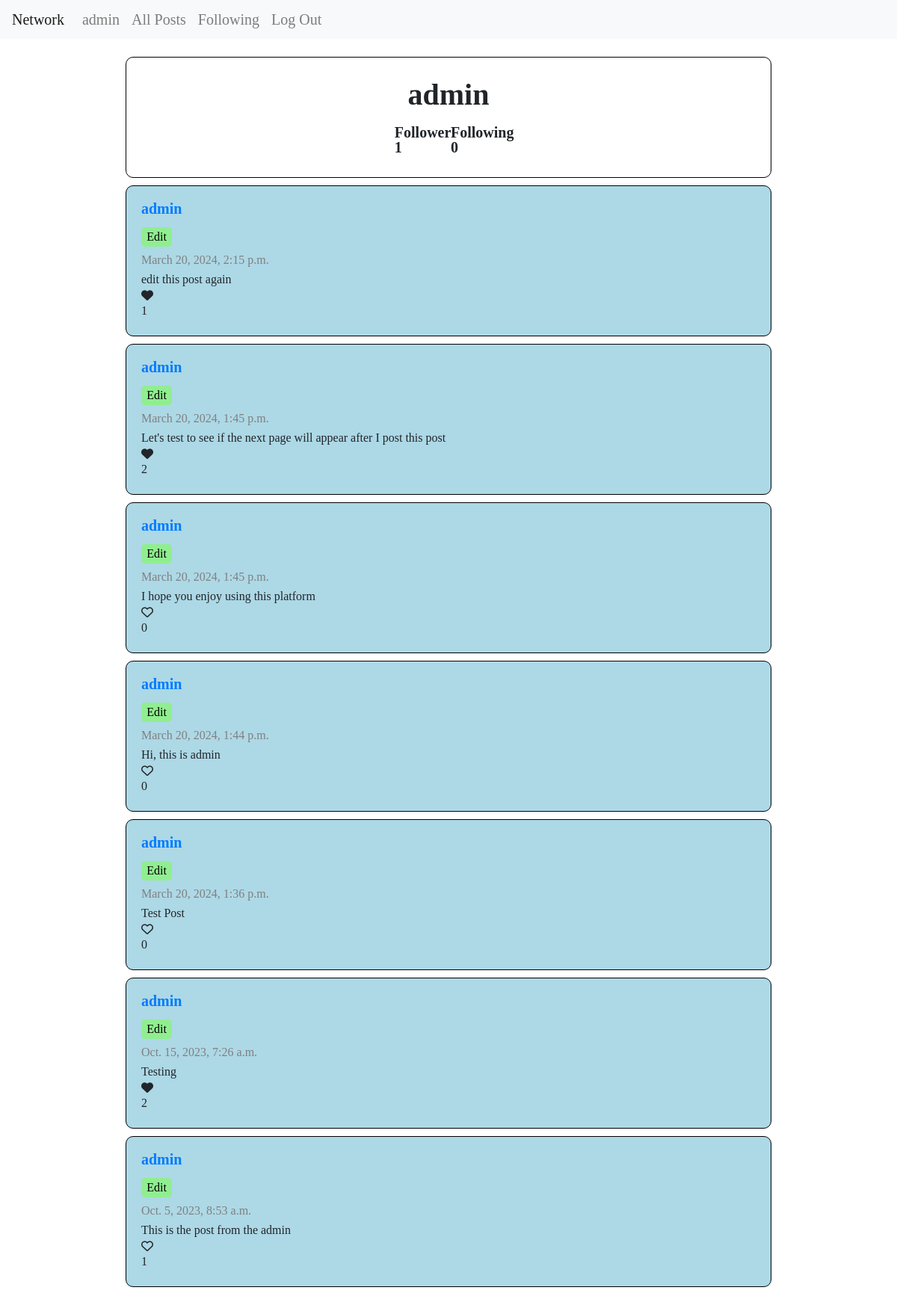
/profile/2 (signed in), run on the app's committed database.
### network/models.py (models this page shows, shortened)
class User(AbstractUser):
    id = models.AutoField(primary_key=True)
    follower = models.ManyToManyField("User", related_name="your_following", blank=True)
    following = models.ManyToManyField("User", related_name="your_follower", blank=True)
    post = models.ManyToManyField("Post", related_name="poster", blank=True)

class Post(models.Model):
    id = models.AutoField(primary_key=True)
    user = models.ForeignKey("User", related_name="post_creator", on_delete=models.CASCADE , blank=True, null=True)
    text = models.TextField(blank=True)
    time = models.DateTimeField(auto_now_add=True)
    like = models.ManyToManyField("User", related_name="liker", null=True, blank=True)

### network/views.py (the view)
# urls.py: path("profile/<int:id>", views.profile, name="profile"),
def profile(request, id):
    profile = User.objects.get(id=id)
    posts = Post.objects.order_by("-time").filter(user=id)
    paginator = Paginator(posts, 10)
    page_number = request.GET.get('page')
    venues = paginator.get_page(page_number)
    return render(request, "network/profile.html", {"profile": profile , "venues": venues})

### network/templates/network/profile.html (shortened to what this page needs)
{% extends "network/layout.html" %}
{% load static %}
{% block body %}
  <main id="main">
    <div id="info">
      <h1 id="username">{{ profile.username }}</h1>
      <div id="followContainer">
        <h2 class="follow" id="follower_status">Follower {{ profile.follower.count }}</h2>
        <h2 class="follow" id="following_status">Following {{ profile.following.count }}</h2>
      </div>
    </div>
    <div id="display" data-info="{{profile.id}}|{{user.id}}">
      {% if venues %}
          {% include "network/display.html" %}
      {% else %}
          <h1 id="message">You haven't post anything</h1>
      {% endif %}
    </div>
  </main>
{% endblock %}

### network/templates/network/layout.html (shortened to what this page needs)
{% load static %}
<!DOCTYPE html>
<html lang="en">
  <head>
    <link
      rel="stylesheet"
      href="https://stackpath.bootstrapcdn.com/bootstrap/4.4.1/css/bootstrap.min.css"
    />
    <link href="{% static 'network/styles.css' %}" rel="stylesheet" />
  </head>
  <body>
    <nav class="navbar navbar-expand-lg navbar-light bg-light">
      <a class="navbar-brand" id="nav-title" href="{% url 'index' %}">Network</a>
      <div>
        <ul class="navbar-nav mr-auto">
          {% if user.is_authenticated %}
          <li class="nav-item">
            <a class="nav-link" id="nav-title" href="{% url 'profile' id=user.id %}"
              ><strong>{{ user.username }}</strong></a
            >
          </li>
          {% endif %}
          <li class="nav-item">
            <a class="nav-link" id="nav-title" href="{% url 'index' %}" id="allPost"
              >All Posts</a
            >
          </li>
          {% if user.is_authenticated %}
          <li class="nav-item">
            <a class="nav-link" id="nav-title" href="{% url 'following' %}" id="following"
              >Following</a
            >
          </li>
          <li class="nav-item">
            <a class="nav-link" id="nav-title" href="{% url 'logout' %}">Log Out</a>
          </li>
          {% endif %}
        </ul>
      </div>
    </nav>
    <div class="body">{% block body %} {% endblock %}</div>
  </body>
</html>

### network/templates/network/display.html
{% for post in venues %}
  <div class="post" id="{{ post.id }}">
    {% if user.is_authenticated %}
      <a href="/profile/{{ post.user_id }}" class="post-header">{{ post.user }}</a>
    {% else %}
      <h3 class="post-header">{{ post.user }}</h3>
    {% endif %}
    {% if user.is_authenticated and post.user == user %}
      <button class="edit-button post-element" id="post-button-{{ post.id }}" data-edit-id="{{ post.id }}">Edit</button>
    {% endif %}
    <p class="post-element post-time" id="post-time-{{ post.id }}">{{ post.time }}</p>
    <p class="post-element" id="post-text-{{ post.id }}">{{ post.text }}</p>
    <i id="like-button-{{ post.id }}" data-like-id="{{ user.id }}|{{ post.id }}"
      class="{% if user in post.like.all %}fa-solid fa-heart{% else %}fa-regular fa-heart{% endif %} like-button"
    >
    </i>
    <p id="like-count-{{ post.id }}" class="post-element">{{ post.like.count }} </p>
  </div>
{% endfor %}

### network/static/network/styles.css (style rules this page uses)
html, body, div, span, applet, object, iframe, h1, h2, h3, h4, h5, h6, p, blockquote, pre, a, abbr, acronym, address, big, cite, code, del, dfn, em, img, ins, kbd, q, s, samp, small, strike, strong, sub, sup, tt, var, b, u, i, center, dl, dt, dd, ol, ul, li, fieldset, form, label, legend, table, caption, tbody, tfoot, thead, tr, th, td, article, aside, canvas, details, embed, figure, figcaption, footer, header, hgroup, menu, nav, output, ruby, section, summary, time, mark, audio, video { margin: 0; padding: 0; border: 0; font-size: 100%; font: inherit; vertical-align: baseline; }
article, aside, details, figcaption, figure, footer, header, hgroup, menu, nav, section { display: block; }
body { line-height: 1; }
ol, ul { list-style: none; }
#nav-title { font-size: 20px; }
#main { padding: 2%; margin: 0 auto; display: flex; flex-direction: column; align-items: center; }
#display { display: flex; flex-direction: column; align-items: center; width: 100%; height: auto; }
.post { border: 1px solid black; background-color: lightblue; border-radius: 10px; margin-bottom: 10px; width: 75%; height: 100%; padding: 20px; display: flex; flex-direction: column; }
.post-header { font-size: 20px; font-weight: bold; margin-bottom: 15px; }
.post-element { padding: 5px 0; }
.edit-button { width: 5%; border-radius: 5px; border: none; background-color: lightgreen; margin-bottom: 5px; }
.post-time { color: gray; }
#info { border: 1px solid black; border-radius: 10px; width: 75%; height: auto; padding: 20px; margin-bottom: 10px; display: flex; flex-direction: column; align-items: center; }
#info #username { font-weight: bold; font-size: 40px; padding: 10px; }
#info #followContainer { width: 20%; height: auto; padding: 10px; display: flex; flex-direction: row; justify-content: space-around; }
#followContainer .follow { font-size: 20px; font-weight: bold; }

### data on the page
User: username "admin", follower.count "1", following.count "0"
Post: user "admin", time "March 20, 2024, 2:15 p.m.", text "edit this post again", like.count "1"
Post: user "admin", time "March 20, 2024, 1:45 p.m.", text "Let's test to see if the next page will appear after I post this post", like.count "2"
Post: user "admin", time "March 20, 2024, 1:45 p.m.", text "I hope you enjoy using this platform", like.count "0"
Post: user "admin", time "March 20, 2024, 1:44 p.m.", text "Hi, this is admin", like.count "0"
Post: user "admin", time "March 20, 2024, 1:36 p.m.", text "Test Post", like.count "0"
Post: user "admin", time "Oct. 15, 2023, 7:26 a.m.", text "Testing", like.count "2"
Post: user "admin", time "Oct. 5, 2023, 8:53 a.m.", text "This is the post from the admin", like.count "1"
